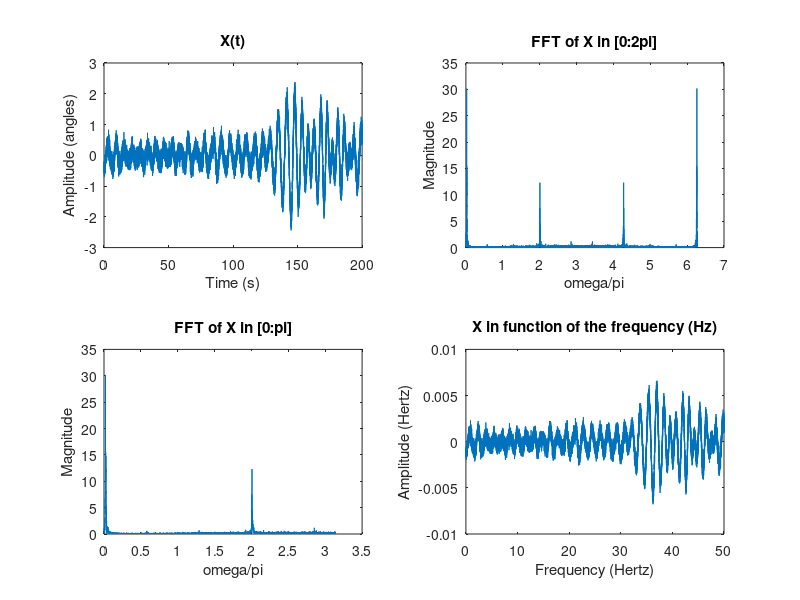
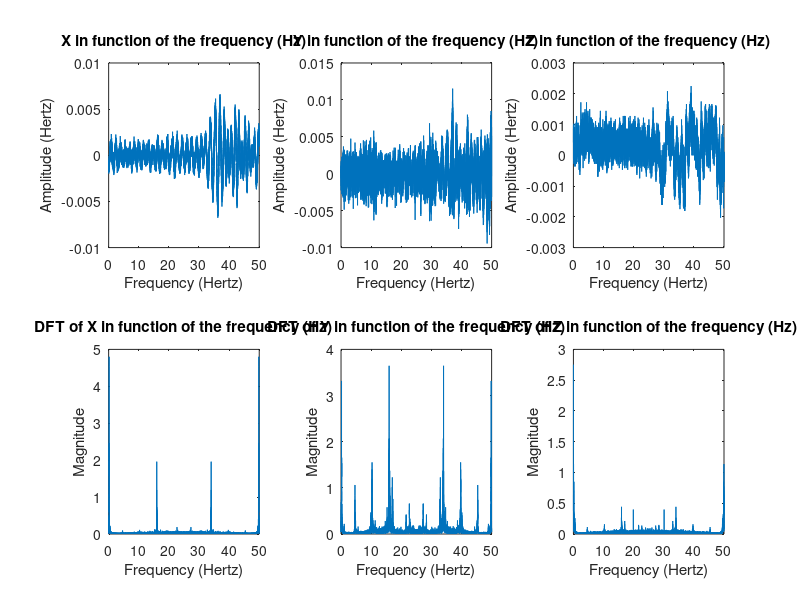
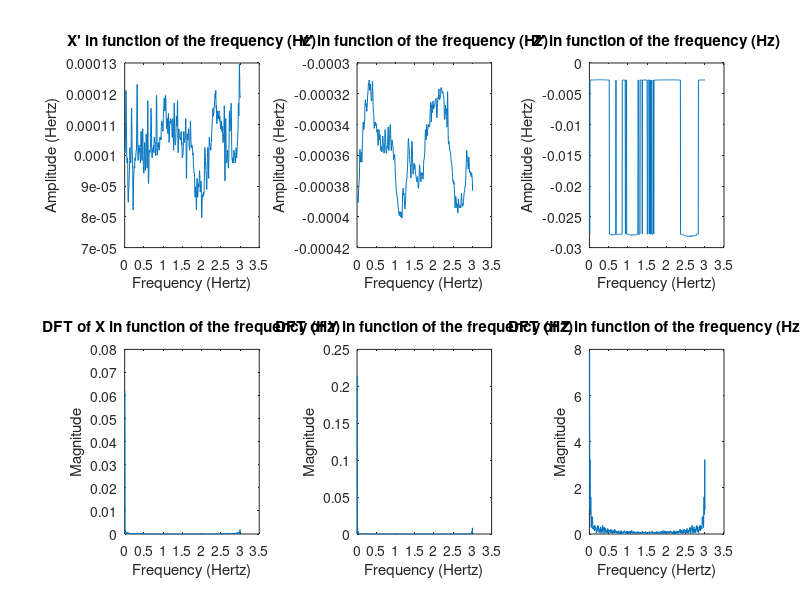

MATLAB code for these plots, in order:
%% Inicialização do ambiente
clear ; close all; clc

%% Exercício 5
file_id = fopen("INS_10k.txt", "r");
A = fscanf(file_id, "%f %f %f %f %f %f %f", [7 Inf]);
A=A';

X  = A(:,1); % ang_rate ( angles/sec )
Y  = A(:,2);
Z  = A(:,3);
DX = A(:,4);
DY = A(:,5);
DZ = A(:,6);
t  = A(:,7);

fclose(file_id);

L = length(X); % Length of signal
total_time = (t(L)-t(1))/1000; % Time the sampling took in seconds
T = 0.02;  % Sampling period in seconds
SF = 1/T;  % Sampling frequency (cycles per sec)

tv = 0:1/SF:total_time; % secs (duh.)
F = SF*(1:(L))/L; % cycles per sec (Hertz)

% -- Normalizations -- %
F_rad = (2*pi) .* F ./ SF; % rads per sample
X_rad = X .* (pi/180); % ( radians / sec)
X_hertz = X_rad .* (1/(2*pi));

DFT_0_2pi = fft(X_rad, L); % entre 0 e 2pi
DFT_0_pi = DFT_0_2pi(1 : (L)/2);

%1)
figure(1)
subplot(2,2,1)
plot(tv,X) % X(t)
title("X(t)"); ylabel("Amplitude (angles)"); xlabel("Time (s)"); 
subplot(2,2,2)
plot(F_rad, abs(DFT_0_2pi)); % dft in 0:2pi
title("FFT of X in [0:2\pi]"); ylabel("Magnitude"); xlabel("\omega/\pi");
subplot(2,2,3)
plot(F_rad(1 : (L)/2), abs(DFT_0_pi)); %dft in 0:pi
title("FFT of X in [0:\pi]"); ylabel("Magnitude"); xlabel("\omega/\pi");
subplot(2,2,4)
plot(F,X_hertz); % X(f)
title("X in function of the frequency (Hz)"); ylabel("Amplitude (Hertz)"); xlabel("Frequency (Hertz)");

%2)
Y_rad = Y .* (pi/180);
Y_hertz = Y_rad .* (1/(2*pi));
Z_rad = Z .* (pi/180);
Z_hertz = Z_rad .* (1/(2*pi));

figure(2)
subplot(2,3,1)
plot(F,X_hertz); % X(f)
title("X in function of the frequency (Hz)"); ylabel("Amplitude (Hertz)"); xlabel("Frequency (Hertz)");
subplot(2,3,2)
plot(F,Y_hertz); % X(f)
title("Y in function of the frequency (Hz)"); ylabel("Amplitude (Hertz)"); xlabel("Frequency (Hertz)");
subplot(2,3,3)
plot(F,Z_hertz); % X(f)
title("Z in function of the frequency (Hz)"); ylabel("Amplitude (Hertz)"); xlabel("Frequency (Hertz)");

subplot(2,3,4)
plot(F,abs(fft(X_hertz)));
title("DFT of X in function of the frequency (Hz)"); ylabel("Magnitude"); xlabel("Frequency (Hertz)");
subplot(2,3,5)
plot(F,abs(fft(Y_hertz)));
title("DFT of Y in function of the frequency (Hz)"); ylabel("Magnitude"); xlabel("Frequency (Hertz)");
subplot(2,3,6)
plot(F,abs(fft(Z_hertz)));
title("DFT of Z in function of the frequency (Hz)"); ylabel("Magnitude"); xlabel("Frequency (Hertz)");

%3)
DX_rad = DX .* (pi/180);
DX_hertz = DX_rad .* (1/(2*pi));
DX_hertz = DX_hertz(1:601);
DY_rad = DY .* (pi/180);
DY_hertz = DY_rad .* (1/(2*pi));
DY_hertz = DY_hertz(1:601);
DZ_rad = DZ .* (pi/180);
DZ_hertz = DZ_rad .* (1/(2*pi));
DZ_hertz = DZ_hertz(1:601);
F3 = F(1:601);

figure(3)
subplot(2,3,1)
plot(F3,DX_hertz); % X(f)
title("X' in function of the frequency (Hz)"); ylabel("Amplitude (Hertz)"); xlabel("Frequency (Hertz)");
subplot(2,3,2)
plot(F3,DY_hertz); % X(f)
title("Y' in function of the frequency (Hz)"); ylabel("Amplitude (Hertz)"); xlabel("Frequency (Hertz)");
subplot(2,3,3)
plot(F3,DZ_hertz); % X(f)
title("Z' in function of the frequency (Hz)"); ylabel("Amplitude (Hertz)"); xlabel("Frequency (Hertz)");

subplot(2,3,4)
plot(F3,abs(fft(DX_hertz)));
title("DFT of X in function of the frequency (Hz)"); ylabel("Magnitude"); xlabel("Frequency (Hertz)");
subplot(2,3,5)
plot(F3,abs(fft(DY_hertz)));
title("DFT of Y in function of the frequency (Hz)"); ylabel("Magnitude"); xlabel("Frequency (Hertz)");
subplot(2,3,6)
plot(F3,abs(fft(DZ_hertz)));
title("DFT of Z in function of the frequency (Hz)"); ylabel("Magnitude"); xlabel("Frequency (Hertz)");
